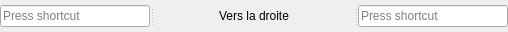
                <widget class="QSplitter" name="splitter_43">
                 <property name="sizePolicy">
                  <sizepolicy hsizetype="Fixed" vsizetype="Fixed">
                   <horstretch>0</horstretch>
                   <verstretch>0</verstretch>
                  </sizepolicy>
                 </property>
                 <property name="minimumSize">
                  <size>
                   <width>502</width>
                   <height>32</height>
                  </size>
                 </property>
                 <property name="orientation">
                  <enum>Qt::Horizontal</enum>
                 </property>
                 <widget class="QKeySequenceEdit" name="_2Player_1_KeyPieceRightRotation">
                  <property name="sizePolicy">
                   <sizepolicy hsizetype="Fixed" vsizetype="Fixed">
                    <horstretch>0</horstretch>
                    <verstretch>0</verstretch>
                   </sizepolicy>
                  </property>
                  <property name="minimumSize">
                   <size>
                    <width>150</width>
                    <height>32</height>
                   </size>
                  </property>
                  <property name="maximumSize">
                   <size>
                    <width>150</width>
                    <height>32</height>
                   </size>
                  </property>
                 </widget>
                 <widget class="QLabel" name="label_36">
                  <property name="sizePolicy">
                   <sizepolicy hsizetype="Fixed" vsizetype="Fixed">
                    <horstretch>0</horstretch>
                    <verstretch>0</verstretch>
                   </sizepolicy>
                  </property>
                  <property name="minimumSize">
                   <size>
                    <width>200</width>
                    <height>32</height>
                   </size>
                  </property>
                  <property name="maximumSize">
                   <size>
                    <width>200</width>
                    <height>32</height>
                   </size>
                  </property>
                  <property name="text">
                   <string>Vers la droite</string>
                  </property>
                  <property name="alignment">
                   <set>Qt::AlignCenter</set>
                  </property>
                 </widget>
                 <widget class="QKeySequenceEdit" name="_2Player_2_KeyPieceRightRotation">
                  <property name="sizePolicy">
                   <sizepolicy hsizetype="Fixed" vsizetype="Fixed">
                    <horstretch>0</horstretch>
                    <verstretch>0</verstretch>
                   </sizepolicy>
                  </property>
                  <property name="minimumSize">
                   <size>
                    <width>150</width>
                    <height>32</height>
                   </size>
                  </property>
                  <property name="maximumSize">
                   <size>
                    <width>150</width>
                    <height>32</height>
                   </size>
                  </property>
                 </widget>
                </widget>
